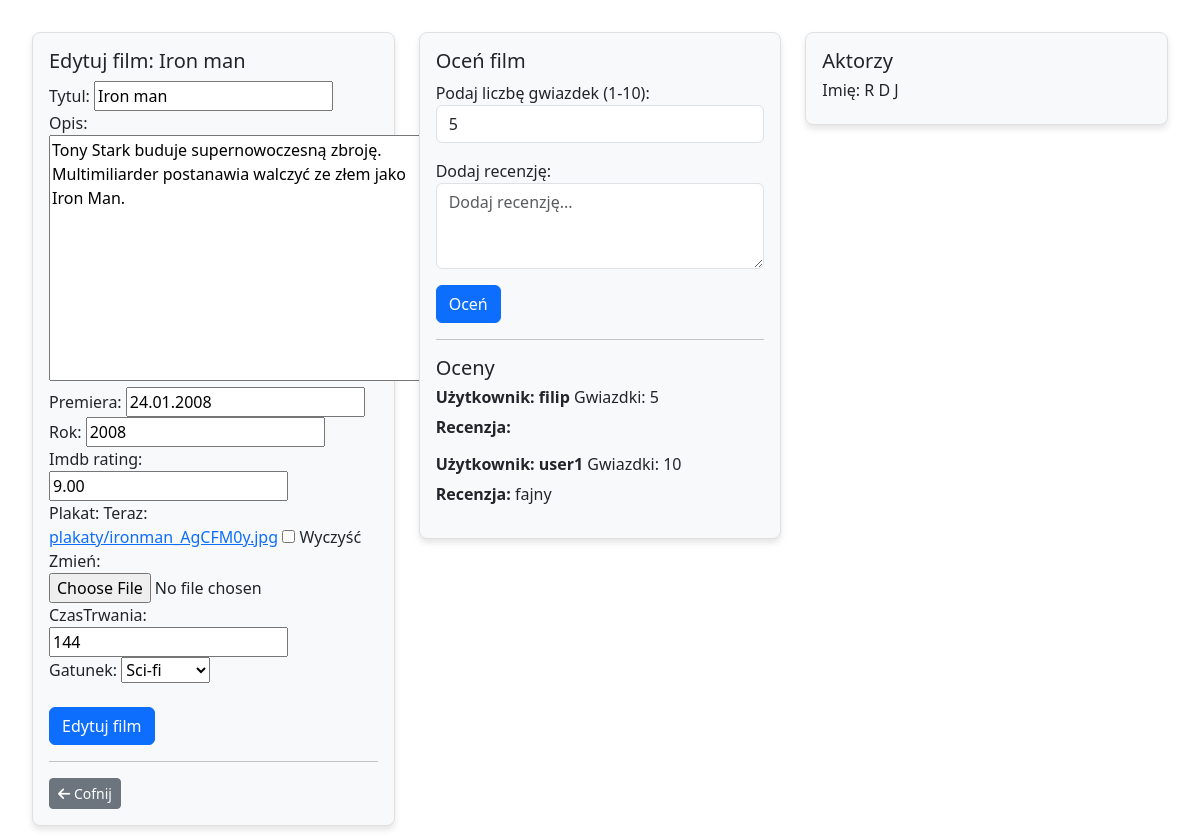
The app's page /filmweb/edytuj/3/ (signed in) with its own data.
### filmweb/models.py (models this page shows, shortened)
class Film(models.Model):
    tytul = models.CharField(max_length=64, blank=False, unique=True)
    rok = models.PositiveSmallIntegerField(default=2000)
    opis = models.TextField(default="")
    premiera = models.DateField(null=True, blank=True)
    imdb_rating = models.DecimalField(max_digits=4, decimal_places=2, null=True, blank=True)
    plakat = models.ImageField(upload_to="plakaty", null=True, blank=True)
    dodatkowe = models.OneToOneField(DodatkoweInfo, on_delete=models.CASCADE, null=True, blank=True)

class DodatkoweInfo(models.Model):
    GATUNEK = {
        (0, 'Inne'),
        (1, 'Horro'),
        (2, 'Komedia'),
        (3, 'Sci-fi'),
        (4, 'Drama'),
    }
    czasTrwania = models.PositiveSmallIntegerField(default=0)
    gatunek = models.PositiveSmallIntegerField(default=0, choices=GATUNEK)

class Ocena(models.Model):
    recenzja = models.TextField(default="", blank=True)
    gwiazdki = models.PositiveSmallIntegerField(default=5)
    film = models.ForeignKey(Film, on_delete=models.CASCADE)
    user = models.ForeignKey(User, on_delete=models.CASCADE)

class Aktor(models.Model):
    imie = models.CharField(max_length=32)
    nazwisko = models.CharField(max_length=32)
    filmy = models.ManyToManyField(Film, related_name='aktorzy')

### filmweb/views.py (the view, shortened to what this page needs)
# urls.py: path('edytuj/<int:id>/', edytuj_film, name="edytuj_film"),
@login_required
def edytuj_film(request, id):
    film = get_object_or_404(Film, pk=id)
    if not request.user.is_superuser:
        return HttpResponse("Tylko administratorzy mogą edytować filmy.", status=403)
    oceny = Ocena.objects.filter(film=film)
    aktorzy = film.aktorzy.all()
    try:
        dodatkowe = DodatkoweInfo.objects.get(film=film.id)
    except DodatkoweInfo.DoesNotExist:
        dodatkowe = None
    form_film = FilmForm(request.POST or None, request.FILES or None, instance=film)
    form_dodatkowe = DodatkoweInfoForm(request.POST or None, instance=dodatkowe)
    form_ocena = OcenaForm(request.POST or None)
    if all((form_film.is_valid(), form_dodatkowe.is_valid())):
        film = form_film.save(commit=False)
        dodatkowe = form_dodatkowe.save()
        film.dodatkowe = dodatkowe
        film.save()
        return redirect(wszystkie_filmy)
    return render(request, 'film_form.html',
                  {'form': form_film, 'form_dodatkowe': form_dodatkowe, "oceny": oceny, 'form_ocena': form_ocena,
                   'aktorzy': aktorzy, 'nowy': False})

### filmweb/forms.py
class FilmForm(ModelForm):
    class Meta:
        model = Film
        fields = ['tytul', 'opis', 'premiera','rok', 'imdb_rating', 'plakat']

class DodatkoweInfoForm(ModelForm):
    class Meta:
        model = DodatkoweInfo
        fields = ['czasTrwania', 'gatunek']

### templates/film_form.html (shortened to what this page needs)
{% extends "glowny.html" %}
{% load bootstrap %}
{% block strona %}
<div class="row">
    <div class="col-md-4">
        <div class="card mb-4">
            <div class="card-body">
                {% if nowy %}
                    <h5 class="card-title">Nowy film</h5>
                {% else %}
                    <h5 class="card-title">Edytuj film: {{ form.instance.tytul }}</h5>
                {% endif %}
                <form method="post" enctype="multipart/form-data">
                    {{ form|bootstrap }}
                    {{ form_dodatkowe|bootstrap }}
                    <br>
                    {% if nowy %}
                        <button type="submit" class="btn btn-primary"> Nowy film </button>
                    {% else %}
                        <button type="submit" class="btn btn-primary"> Edytuj film </button>
                    {% endif %}
                </form>
            <hr>
            <a href="{% url 'wszystkie_filmy' %}" class="btn btn-secondary btn-sm">
                <i class="fa-solid fa-arrow-left"></i> Cofnij
            </a>
            </div>
        </div>
    </div>
    <div class="col-md-4">
        <div class="card mb-4">
            <div class="card-body">
                <h5 class="card-title">Oceń film</h5>
                <form method="post" enctype="multipart/form-data">
                    <div class="form-group">
                        <label for="gwiazdki">Podaj liczbę gwiazdek (1-10):</label>
                        <input type="number" id="gwiazdki" name="gwiazdki" class="form-control" min="1" max="10" step="1" value="5" required>
                    </div>
                    <div class="form-group mt-3">
                        <label for="recenzja">Dodaj recenzję:</label>
                        <textarea id="recenzja" name="recenzja" class="form-control" placeholder="Dodaj recenzję..." rows="3"></textarea>
                    </div>
                    <button type="submit" class="btn btn-primary mt-3">Oceń</button>
                <hr>
                    <h5 class="card-title">Oceny</h5>
                {% for ocena in oceny %}
                    <h6><strong>Użytkownik: {{ ocena.user }}</strong> Gwiazdki: {{ ocena.gwiazdki }}</h6>
                    <p><strong>Recenzja:</strong> {{ ocena.recenzja }}</p>
                {% empty %}
                    <h6>Brak dodanych ocen użytkowników</h6>
                {% endfor %}
                </form>
            </div>
        </div>
    </div>
    <div class="col-md-4">
        <div class="card mb-4">
            <div class="card-body">
                <h5 class="card-title">Aktorzy</h5>
                {% for aktor in aktorzy %}
                    <h6>Imię: {{ aktor.imie }} {{ aktor.nazwisko }}</h6>
                {% empty %}
                    <h6>Brak dodanych aktorów</h6>
                {% endfor %}
            </div>
        </div>
    </div>
</div>
{% endblock %}

### static/moj.css (style rules this page uses)
body { padding: 2rem; }
.card { background-color: #f8f9fa; border-radius: 8px; box-shadow: 0 4px 6px rgba(0, 0, 0, 0.1); border: 1px solid #e0e0e0; }

### records on screen
Film: instance.tytul "Iron man", tytul "Iron man", opis "Tony Stark buduje supernowoczesną zbroję. Multimiliarder postanawia walczyć ze złem jako Iron Man.", premiera "24.01.2008", rok "2008", imdb_rating "9.00"
DodatkoweInfo: czasTrwania "144", gatunek "Sci-fi"
Ocena: user "filip", gwiazdki "5"
Ocena: user "user1", gwiazdki "10", recenzja "fajny"
Aktor: imie "R D", nazwisko "J"
